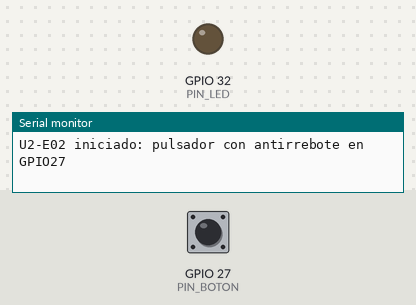
The sketch below on a simulated ESP32. Shown: output pins drawn as LEDs (lit = HIGH), the last lines printed to the serial monitor. The inputs (shaded band) are chosen by the test bench; at power-on: GPIO 27 (PIN_BOTON) HIGH.

Above: at 1.5 s.
1.6 s: GPIO 27 (PIN_BOTON) pulled LOW for 0.15 s
At 2.8 s:
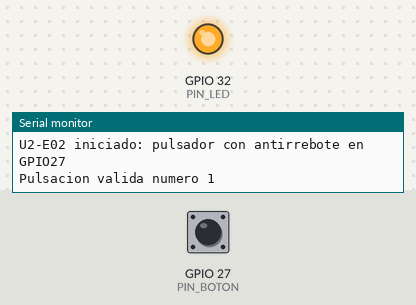
3.2 s: GPIO 27 (PIN_BOTON) pulled LOW for 1 s
At 4.3 s:
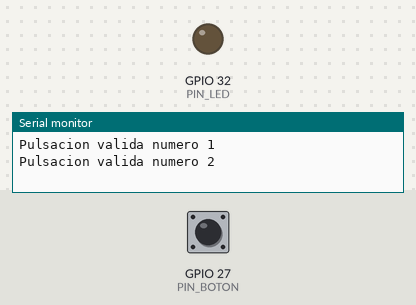
5.7 s: GPIO 27 (PIN_BOTON) pulled LOW for 3.2 s
At 6.2 s:
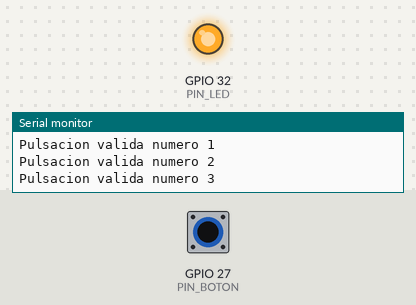
Timing chart, 0 to 8.7 s (numbered marks = the images above; inputs shaded):
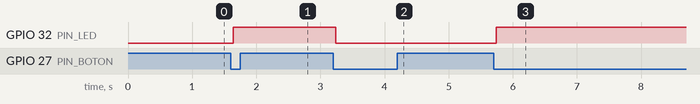

Measured:
- after the input at 1.6 s, GPIO 32 (PIN_LED): LOW → HIGH at once
- after the input at 3.2 s, GPIO 32 (PIN_LED): HIGH → LOW at once
- after the input at 5.7 s, GPIO 32 (PIN_LED): LOW → HIGH at once

The sketch:

U2-E02-pulsador-antirrebote.ino
```cpp
/*
  U2-E02 - Pulsador con antirrebote (debounce)
  Placa: ESP32 DevKit V1 de 30 pines
  Monitor serie: 115200 bit/s

  Objetivo: leer una entrada digital con antirrebote por software y
  contar pulsaciones reales, distinguiendolas de los rebotes mecanicos
  del boton.

  GPIO27 admite resistencia de pull-up interna (INPUT_PULLUP), por lo que
  el boton se conecta simplemente entre GPIO27 y GND, sin resistencia
  externa. GPIO32 se usa como salida para el LED indicador.
*/
const uint8_t PIN_BOTON = 27;
const uint8_t PIN_LED   = 32;
const uint32_t TIEMPO_ANTIRREBOTE_MS = 40;

bool estadoLed = false;
int  lecturaAnterior = HIGH;
int  estadoEstable    = HIGH;
uint32_t ultimoCambioMs = 0;
uint32_t contadorPulsaciones = 0;

void setup() {
  Serial.begin(115200);
  pinMode(PIN_BOTON, INPUT_PULLUP); // reposo en HIGH, presionado = LOW
  pinMode(PIN_LED, OUTPUT);
  digitalWrite(PIN_LED, LOW);
  delay(300);
  Serial.println("U2-E02 iniciado: pulsador con antirrebote en GPIO27");
}

void loop() {
  int lecturaActual = digitalRead(PIN_BOTON);

  if (lecturaActual != lecturaAnterior) {
    ultimoCambioMs = millis();
  }

  if ((millis() - ultimoCambioMs) > TIEMPO_ANTIRREBOTE_MS) {
    if (lecturaActual != estadoEstable) {
      estadoEstable = lecturaActual;
      if (estadoEstable == LOW) { // flanco de bajada = pulsacion valida
        contadorPulsaciones++;
        estadoLed = !estadoLed;
        digitalWrite(PIN_LED, estadoLed ? HIGH : LOW);
        Serial.print("Pulsacion valida numero ");
        Serial.println(contadorPulsaciones);
      }
    }
  }

  lecturaAnterior = lecturaActual;
}
```
